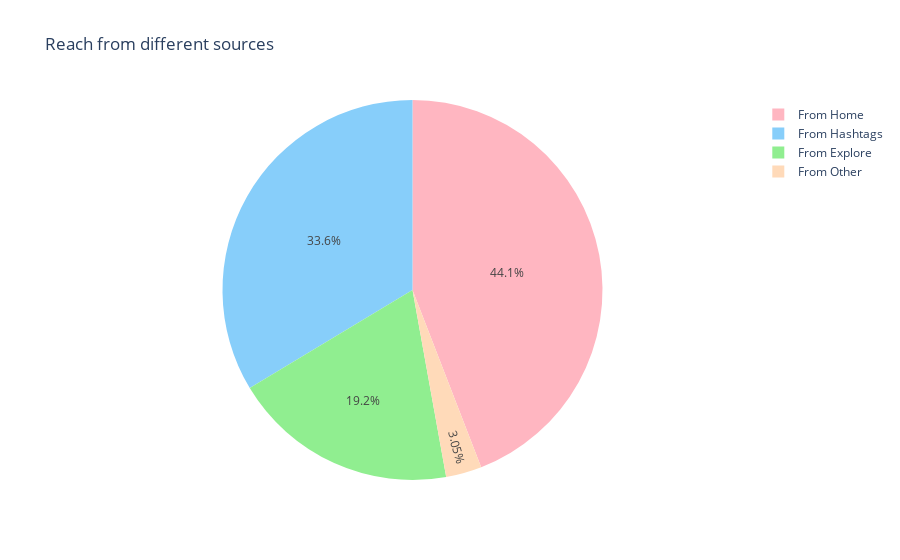

Source (notebook cell):
### Code cell
reach_sources = ['From Home','From Hashtags','From Explore','From Other']
reach_counts = [data[source].sum() for source in reach_sources]

colors = ['#FFB6C1', '#87CEFA', '#90EE90', '#FFDAB9']

fig = px.pie(data_frame=data, names=reach_sources,
             values=reach_counts,
             title = 'Reach from different sources',
             color_discrete_sequence=colors)

fig.show()

### Figure 1 — Plotly figure (JSON) as saved in the notebook; plotly's stock layout.template omitted (floating-point values rounded to 4 significant figures)
{"data": [{"domain": {"x": [0, 1], "y": [0, 1]}, "hovertemplate": "label=%{label}<br>value=%{value}<extra></extra>", "labels": ["From Home", "From Hashtags", "From Explore", "From Other"], "legendgroup": "", "name": "", "showlegend": true, "type": "pie", "values": [294619, 224614, 128294, 20360]}], "layout": {"legend": {"tracegroupgap": 0}, "piecolorway": ["#FFB6C1", "#87CEFA", "#90EE90", "#FFDAB9"], "title": {"text": "Reach from different sources"}}}
